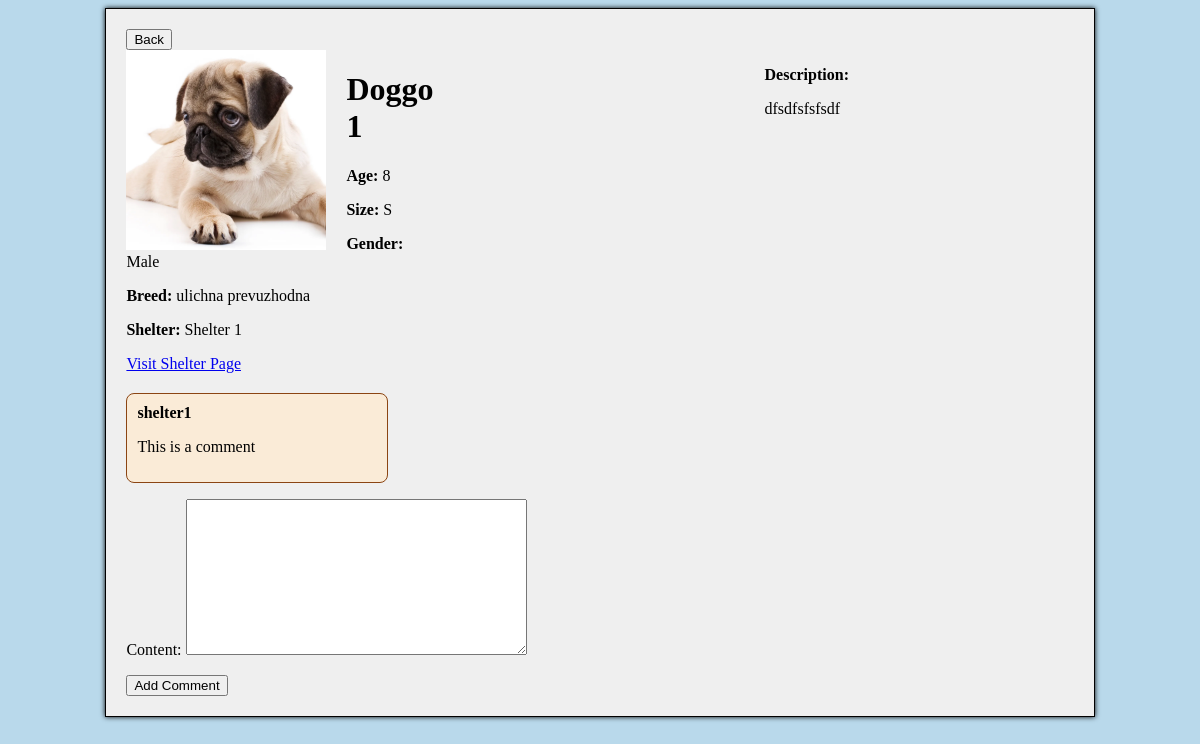
/dogs/26/, run on the app's committed database.
### gui/models.py (models this page shows, shortened)
class DogAdoptionPost(models.Model):
    GENDER_CHOICES = [
        ('male', 'Male'),
        ('female', 'Female'),
    ]
    SIZE_CHOICES = [
        ('XS', 'Extra Small'),
        ('S', 'Small'),
        ('M', 'Medium'),
        ('L', 'Large'),
        ('XL', 'Extra Large'),
    ]
    ADOPTION_STAGE_CHOICES = [
        ('active', 'Active'),
        ('in_process', 'In Process'),
        ('completed', 'Completed'),
    ]
    name = models.CharField(max_length=255)
    age = models.PositiveIntegerField()
    gender = models.CharField(max_length=6, choices=GENDER_CHOICES)
    breed = models.CharField(max_length=255)
    description = models.TextField(blank=True)
    shelter = models.ForeignKey(Shelter, on_delete=models.CASCADE, null=True)
    image = models.ImageField(upload_to='dogs/', blank=True, null=True)
    size = models.CharField(max_length=2, choices=SIZE_CHOICES, default='M')
    adoption_stage = models.CharField(max_length=20, choices=ADOPTION_STAGE_CHOICES, default='active')

class Shelter(models.Model):
    user = models.OneToOneField(get_user_model(), on_delete=models.CASCADE, related_name='shelter',
                                limit_choices_to={'role': 'shelter'}, null=True)
    name = models.CharField(max_length=255)
    working_hours = models.TextField()
    phone = models.CharField(max_length=20)
    address = models.CharField(max_length=255, default='')
    latitude = models.FloatField(default=0.0)
    longitude = models.FloatField(default=0.0)

class Comment(models.Model):
    post = models.ForeignKey(DogAdoptionPost, on_delete=models.CASCADE, related_name='comments')
    author = models.ForeignKey(get_user_model(), on_delete=models.CASCADE)
    content = models.TextField()

class CustomUser(AbstractUser):
    ROLE_CHOICES = (
        ('ordinary', 'Ordinary User'),
        ('shelter', 'Shelter'),
    )
    role = models.CharField(max_length=10, choices=ROLE_CHOICES, default='ordinary')
    registration_code = models.CharField(max_length=100, blank=True, null=True)

### gui/views.py (the view)
# urls.py: path('dogs/<int:pk>/', DogDetailView.as_view(), name='dog_details'),
class DogDetailView(DetailView):
    model = DogAdoptionPost
    template_name = 'dog_details.html'
    context_object_name = 'dog'
    def get_context_data(self, **kwargs):
        context = super().get_context_data(**kwargs)
        context['comments'] = Comment.objects.filter(post=self.object)
        context['comment_form'] = CommentForm()
        context['dog_post'] = self.object
        return context

### gui/forms.py
class CommentForm(forms.ModelForm):
    class Meta:
        model = Comment
        fields = ('content',)

### gui/templates/dog_details.html (shortened to what this page needs)
{% extends "base_content.html" %}
{% load static %}
{% block content %}
    <button onclick="window.location='{% url 'index' %}';">Back</button>
    <div class="dog-details">
        <div class="left-side">
            <div class="dog-image">
                {% if dog.image %}
                    <img src="{{ dog.image.url }}" style="width: 200px; height: 200px;">
                {% else %}
                    <img src="{% static 'dog_silhouette.jpg' %}" style="width: 200px; height: 200px;">
                {% endif %}
            </div>
            <h1>{{ dog.name }}</h1>
            <p><strong>Age:</strong> {{ dog.age }}</p>
            <p><strong>Size:</strong> {{ dog.size }}</p>
            <p><strong>Gender:</strong> {{ dog.get_gender_display }}</p>
            <p><strong>Breed:</strong> {{ dog.breed }}</p>
            <p><strong>Shelter:</strong> {{ dog.shelter.name }}</p>
            <a href="{% url 'shelter_details' dog.shelter.pk %}">Visit Shelter Page</a>
        </div>
        <div class="right-side">
            <div class="dog-description">
                <p><strong>Description:</strong></p>
                <p>{{ dog.description }}</p>
            </div>
        </div>
    </div>
    <div class="comment-section">
        {% for comment in comments %}
            <div class="comment">
                <div class="author">{{ comment.author }}</div>
                <p>{{ comment.content }}</p>
            </div>
        {% endfor %}
        <form action="{% url 'add_comment_to_post' dog.pk %}" method="post">
            {{ comment_form.as_p }}
            <button type="submit">Add Comment</button>
        </form>
    </div>
{% endblock %}

### gui/static/generic.css (style rules this page uses)
body { background-color: #b9d9eb; }
.dog-details { display: flex; flex-wrap: wrap; margin-bottom: 20px; }
.dog-image { width: 100%; height: 100%; border-radius: 10px; max-width: 200px; max-height: 200px; float: left; margin-right: 20px; }
.dog-description { float: right; width: 50%; }
.left-side { flex: 1; margin-right: 20px; }
.right-side { flex: 2; }
.comment { width: 20vw; max-width: 80%; background-color: antiquewhite; border: 1px solid saddlebrown; border-radius: 8px; padding: 10px; margin-bottom: 4px; }
.comment .author { font-weight: bold; margin-bottom: 5px; display: block; }

### data on the page
DogAdoptionPost: image (picture), name "Doggo 1", age "8", size "S", gender "Male", breed "ulichna prevuzhodna", shelter.name "Shelter 1", description "dfsdfsfsfsdf"
Comment: author "shelter1", content "This is a comment"
